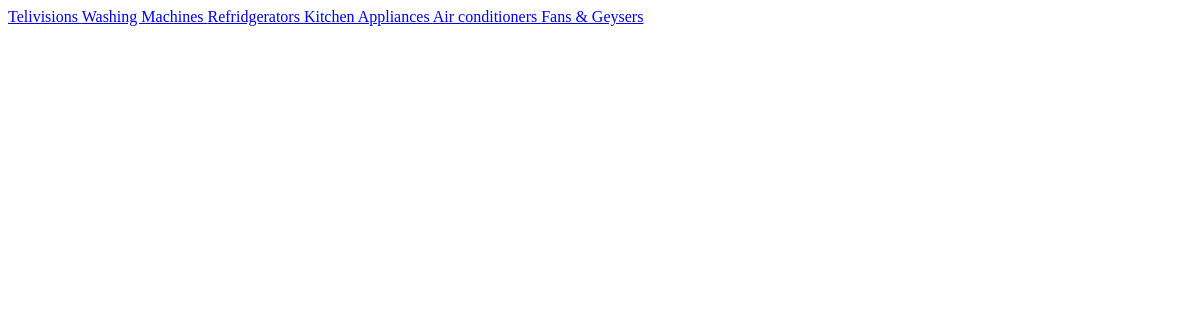
The app's page /products/subcategories-htmx/9/, older data.
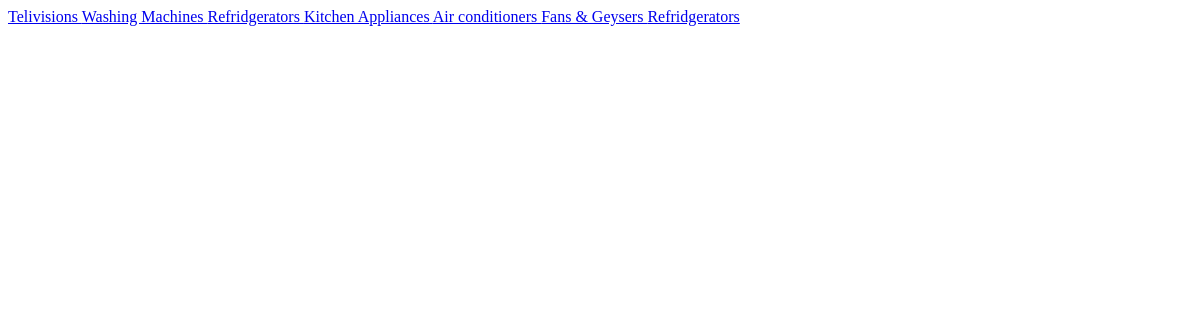
The same page, newer data.
### products/models.py (models this page shows, shortened)
class Category(MPTTModel):
    name = models.CharField(max_length=255)
    slug = models.SlugField(unique=True, max_length=255)
    parent = TreeForeignKey('self', on_delete=models.CASCADE, null=True, blank=True, related_name='children')
    class MPTTMeta:
        order_insertion_by = ['name']

### products/views.py (the view)
# urls.py: path('subcategories-htmx/<int:category_id>/',subcategories_htmx, name='subcategories_htmx'),
def subcategories_htmx(request, category_id):
    category = get_object_or_404(Category, id=category_id)
    subcategories = category.children.all()
    return render(request, 'category/subcategory_list.html', {
        'subcategories': subcategories,
        'category_id': category_id,
    })

### products/templates/category/subcategory_list.html
<section class="mx-10 pt-4 bg-white flex justify-center " id="subcategory-container">
    <div class="flex flex-col gap-4">
        {% if subcategories %}
            <div class="flex flex-wrap gap-4 pt-4 border-t-2">
                {% for subcategory in subcategories %}
                    <a href="{% url 'products:category_wise_products' subcategory.id %}" class="text-l font-semibold hover:scale-105 text-gray-500">
                        {{ subcategory.name }}
                    </a>
                {% endfor %}
            </div>
        {% else %}
            <p class="text-gray-500">No subcategories available.</p>
        {% endif %}
    </div>
</section>

Row changes from the older to the newer data that the page shows:
added Category: name "Refridgerators"
